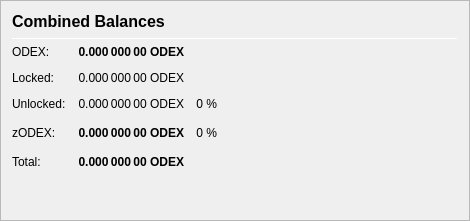
                <widget class="QFrame" name="frame_CombinedBalances">
                 <property name="minimumSize">
                  <size>
                   <width>470</width>
                   <height>0</height>
                  </size>
                 </property>
                 <property name="frameShape">
                  <enum>QFrame::StyledPanel</enum>
                 </property>
                 <property name="frameShadow">
                  <enum>QFrame::Raised</enum>
                 </property>
                 <layout class="QVBoxLayout" name="verticalLayout_5">
                  <item>
                   <layout class="QHBoxLayout" name="horizontalLayout_5" stretch="0">
                    <item>
                     <widget class="QLabel" name="label_5z">
                      <property name="minimumSize">
                       <size>
                        <width>0</width>
                        <height>20</height>
                       </size>
                      </property>
                      <property name="font">
                       <font>
                        <pointsize>12</pointsize>
                        <weight>75</weight>
                        <bold>true</bold>
                       </font>
                      </property>
                      <property name="toolTip">
                       <string>Combined Balances (including unconfirmed and immature coins)</string>
                      </property>
                      <property name="text">
                       <string>&lt;html&gt;&lt;head/&gt;&lt;body&gt;&lt;p&gt;Combined Balances&lt;/p&gt;&lt;/body&gt;&lt;/html&gt;</string>
                      </property>
                     </widget>
                    </item>
                   </layout>
                  </item>
                  <item>
                   <widget class="Line" name="line_CombinedBalance">
                    <property name="minimumSize">
                     <size>
                      <width>0</width>
                      <height>1</height>
                     </size>
                    </property>
                    <property name="maximumSize">
                     <size>
                      <width>16777215</width>
                      <height>1</height>
                     </size>
                    </property>
                    <property name="orientation">
                     <enum>Qt::Horizontal</enum>
                    </property>
                   </widget>
                  </item>
                  <item>
                   <layout class="QGridLayout" name="gridLayout_3">
                    <property name="spacing">
                     <number>12</number>
                    </property>
                    <item row="4" column="1">
                     <widget class="QLabel" name="labelzBalancez">
                      <property name="font">
                       <font>
                        <weight>75</weight>
                        <bold>true</bold>
                       </font>
                      </property>
                      <property name="cursor">
                       <cursorShape>IBeamCursor</cursorShape>
                      </property>
                      <property name="toolTip">
                       <string>Total of transactions that have yet to be confirmed, and do not yet count toward the spendable balance</string>
                      </property>
                      <property name="text">
                       <string notr="true">0.000 000 00 ODEX</string>
                      </property>
                      <property name="alignment">
                       <set>Qt::AlignRight|Qt::AlignTrailing|Qt::AlignVCenter</set>
                      </property>
                      <property name="textInteractionFlags">
                       <set>Qt::LinksAccessibleByMouse|Qt::TextSelectableByKeyboard|Qt::TextSelectableByMouse</set>
                      </property>
                     </widget>
                    </item>
                    <item row="6" column="1">
                     <widget class="QLabel" name="labelTotalz">
                      <property name="font">
                       <font>
                        <weight>75</weight>
                        <bold>true</bold>
                       </font>
                      </property>
                      <property name="cursor">
                       <cursorShape>IBeamCursor</cursorShape>
                      </property>
                      <property name="toolTip">
                       <string>Total Balance, including unconfirmed and immature coins.</string>
                      </property>
                      <property name="text">
                       <string notr="true">0.000 000 00 ODEX</string>
                      </property>
                      <property name="alignment">
                       <set>Qt::AlignRight|Qt::AlignTrailing|Qt::AlignVCenter</set>
                      </property>
                      <property name="textInteractionFlags">
                       <set>Qt::LinksAccessibleByMouse|Qt::TextSelectableByKeyboard|Qt::TextSelectableByMouse</set>
                      </property>
                     </widget>
                    </item>
                    <item row="4" column="3">
                     <spacer name="horizontalSpacer_6">
                      <property name="orientation">
                       <enum>Qt::Horizontal</enum>
                      </property>
                      <property name="sizeHint" stdset="0">
                       <size>
                        <width>40</width>
                        <height>20</height>
                       </size>
                      </property>
                     </spacer>
                    </item>
                    <item row="6" column="0">
                     <widget class="QLabel" name="labelTotalTextz">
                      <property name="text">
                       <string>Total:</string>
                      </property>
                     </widget>
                    </item>
                    <item row="1" column="0">
                     <widget class="QLabel" name="labelBalanceTextz">
                      <property name="text">
                       <string>ODEX:</string>
                      </property>
                     </widget>
                    </item>
                    <item row="1" column="1">
                     <widget class="QLabel" name="labelBalancez">
                      <property name="font">
                       <font>
                        <weight>75</weight>
                        <bold>true</bold>
                       </font>
                      </property>
                      <property name="cursor">
                       <cursorShape>IBeamCursor</cursorShape>
                      </property>
                      <property name="toolTip">
                       <string>Your current spendable balance</string>
                      </property>
                      <property name="text">
                       <string notr="true">0.000 000 00 ODEX</string>
                      </property>
                      <property name="alignment">
                       <set>Qt::AlignRight|Qt::AlignTrailing|Qt::AlignVCenter</set>
                      </property>
                      <property name="textInteractionFlags">
                       <set>Qt::LinksAccessibleByMouse|Qt::TextSelectableByKeyboard|Qt::TextSelectableByMouse</set>
                      </property>
                     </widget>
                    </item>
                    <item row="4" column="0">
                     <widget class="QLabel" name="labelzBalanceTextz">
                      <property name="toolTip">
                       <string/>
                      </property>
                      <property name="text">
                       <string>zODEX:</string>
                      </property>
                     </widget>
                    </item>
                    <item row="4" column="2">
                     <widget class="QLabel" name="labelzODEXPercent">
                      <property name="toolTip">
                       <string>Current percentage of zODEX.
If AutoMint is enabled this percentage will settle around the configured AutoMint percentage (default = 0%)</string>
                      </property>
                      <property name="text">
                       <string>0 %</string>
                      </property>
                      <property name="alignment">
                       <set>Qt::AlignRight|Qt::AlignTrailing|Qt::AlignVCenter</set>
                      </property>
                     </widget>
                    </item>
                    <item row="6" column="2">
                     <widget class="QLabel" name="label100Percent">
                      <property name="text">
                       <string/>
                      </property>
                      <property name="alignment">
                       <set>Qt::AlignRight|Qt::AlignTrailing|Qt::AlignVCenter</set>
                      </property>
                     </widget>
                    </item>
                    <item row="2" column="1">
                     <widget class="QLabel" name="labelLockedBalance">
                      <property name="toolTip">
                       <string>Locked ODEX or Masternode collaterals. These are excluded from zODEX minting.</string>
                      </property>
                      <property name="text">
                       <string>0.000 000 00 ODEX</string>
                      </property>
                      <property name="alignment">
                       <set>Qt::AlignRight|Qt::AlignTrailing|Qt::AlignVCenter</set>
                      </property>
                     </widget>
                    </item>
                    <item row="2" column="0">
                     <widget class="QLabel" name="labelLockedBalanceText">
                      <property name="toolTip">
                       <string>Locked ODEX or Masternode collaterals. These are excluded from zODEX minting.</string>
                      </property>
                      <property name="text">
                       <string>Locked:</string>
                      </property>
                     </widget>
                    </item>
                    <item row="3" column="0">
                     <widget class="QLabel" name="labelUnLockedBalanceText">
                      <property name="toolTip">
                       <string>Unlocked ODEXs. These can be used for zODEX minting.</string>
                      </property>
                      <property name="text">
                       <string>Unlocked:</string>
                      </property>
                     </widget>
                    </item>
                    <item row="3" column="1">
                     <widget class="QLabel" name="labelUnLockedBalance">
                      <property name="toolTip">
                       <string>Unlocked ODEXs. These can be used for zODEX minting.</string>
                      </property>
                      <property name="text">
                       <string>0.000 000 00 ODEX</string>
                      </property>
                      <property name="alignment">
                       <set>Qt::AlignRight|Qt::AlignTrailing|Qt::AlignVCenter</set>
                      </property>
                     </widget>
                    </item>
                    <item row="3" column="2">
                     <widget class="QLabel" name="labelODEXPercent">
                      <property name="text">
                       <string>0 %</string>
                      </property>
                      <property name="alignment">
                       <set>Qt::AlignRight|Qt::AlignTrailing|Qt::AlignVCenter</set>
                      </property>
                     </widget>
                    </item>
                   </layout>
                  </item>
                  <item>
                   <spacer name="verticalSpacer_3">
                    <property name="orientation">
                     <enum>Qt::Vertical</enum>
                    </property>
                    <property name="sizeHint" stdset="0">
                     <size>
                      <width>20</width>
                      <height>40</height>
                     </size>
                    </property>
                   </spacer>
                  </item>
                 </layout>
                </widget>
